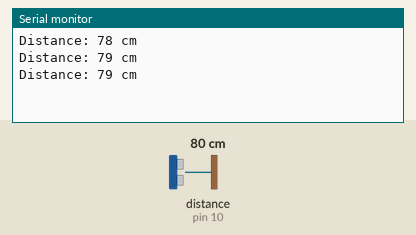
Simulated run of this sketch. Board: Arduino Uno, built with avr-gcc and run on an emulated ATmega328P. On the bench: the last lines printed to the serial monitor. Wiring (inferred from the names in the program): ultrasonic range finder: trigger pin 8; echo pin 10. The inputs (shaded band) are chosen by the test bench; at power-on: distance to the obstacle (sensor on pin 10) 80 cm. The echo pulse lasts 58.3 µs per cm.

Above: at 1.3 s.
1.4 s: distance to the obstacle (sensor on pin 10) set to 2 cm
At 1.9 s:
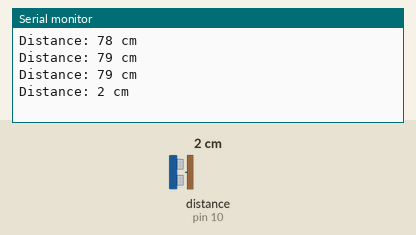
2.9 s: distance to the obstacle (sensor on pin 10) set to 4 cm
At 3.4 s:
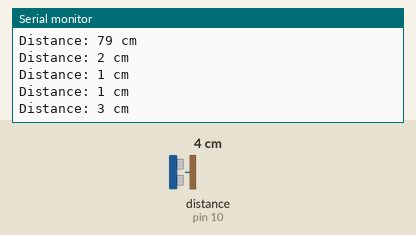
Timing chart, 0 to 5.9 s (numbered marks = the images above; inputs shaded):
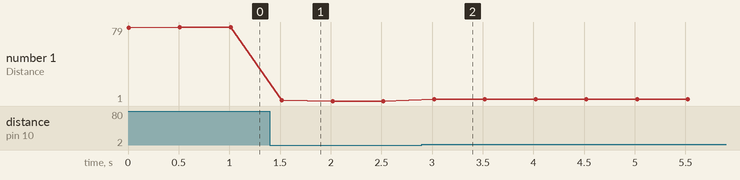

The sketch:

HC-SR04.ino
```cpp
// Définir les pins
    const int trigPin = 8;
    const int echoPin = 10;

// Définir les variables
    long duration;
    int distance;

//La méthode pour calculer la distance
  void Calcul_Distance()
{
  // Effacer le trigger pin
      digitalWrite(trigPin, LOW);
      delayMicroseconds(2);

  // Envoyez une impulsion de 10 microsecondes pour déclencher la broche
      digitalWrite(trigPin, HIGH);
      delayMicroseconds(10);
      digitalWrite(trigPin, LOW);

  // Mesurer la durée de l'impulsion sur la broche d'écho
      duration = pulseIn(echoPin, HIGH);

  // Calcule de la distance en cm
     distance = duration * 0.034 / 2;

  // Afficher la distance jusqu'au moniteur série
      Serial.print("Distance: ");
      Serial.print(distance);
      Serial.println(" cm");

  // Délai avant la prochaine mesure
      delay(500);
}
//
  void setup()
{
  // Initialiser la communication série
      Serial.begin(9600);

  // Définir les modes de broche
      pinMode(trigPin, OUTPUT);
      pinMode(echoPin, INPUT);
}
//
  void loop()
{
    Calcul_Distance();
}
```

Measured:
- after the input at 1.4 s, the serial monitor: prints a new line after 0.12 s (image 1)
- after the input at 2.9 s, the serial monitor: prints a new line after 0.12 s (image 2)
- plotted number 1: 79 → 1 after the input at 1.4 s, 1 → 3 after the input at 2.9 s
